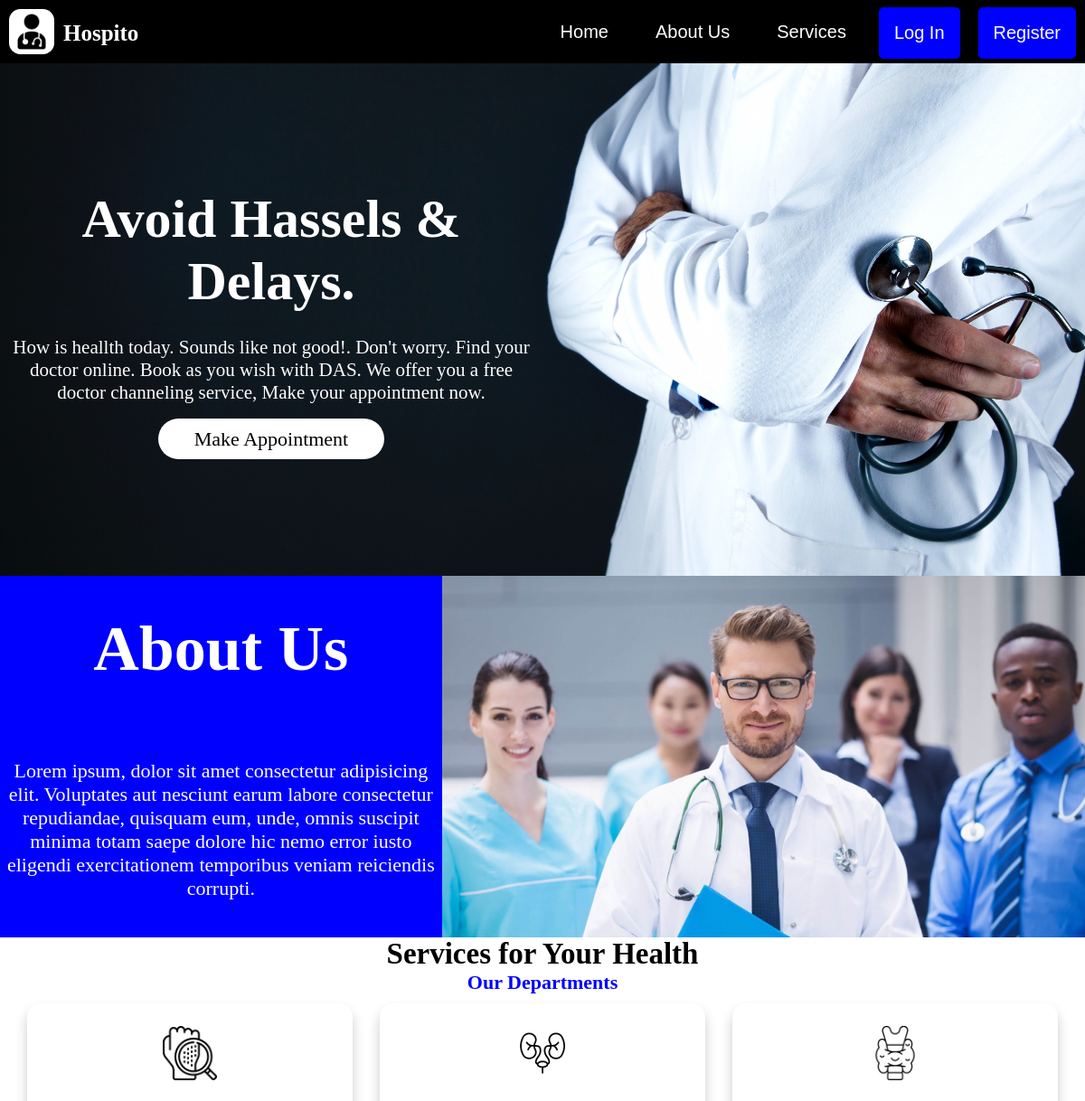
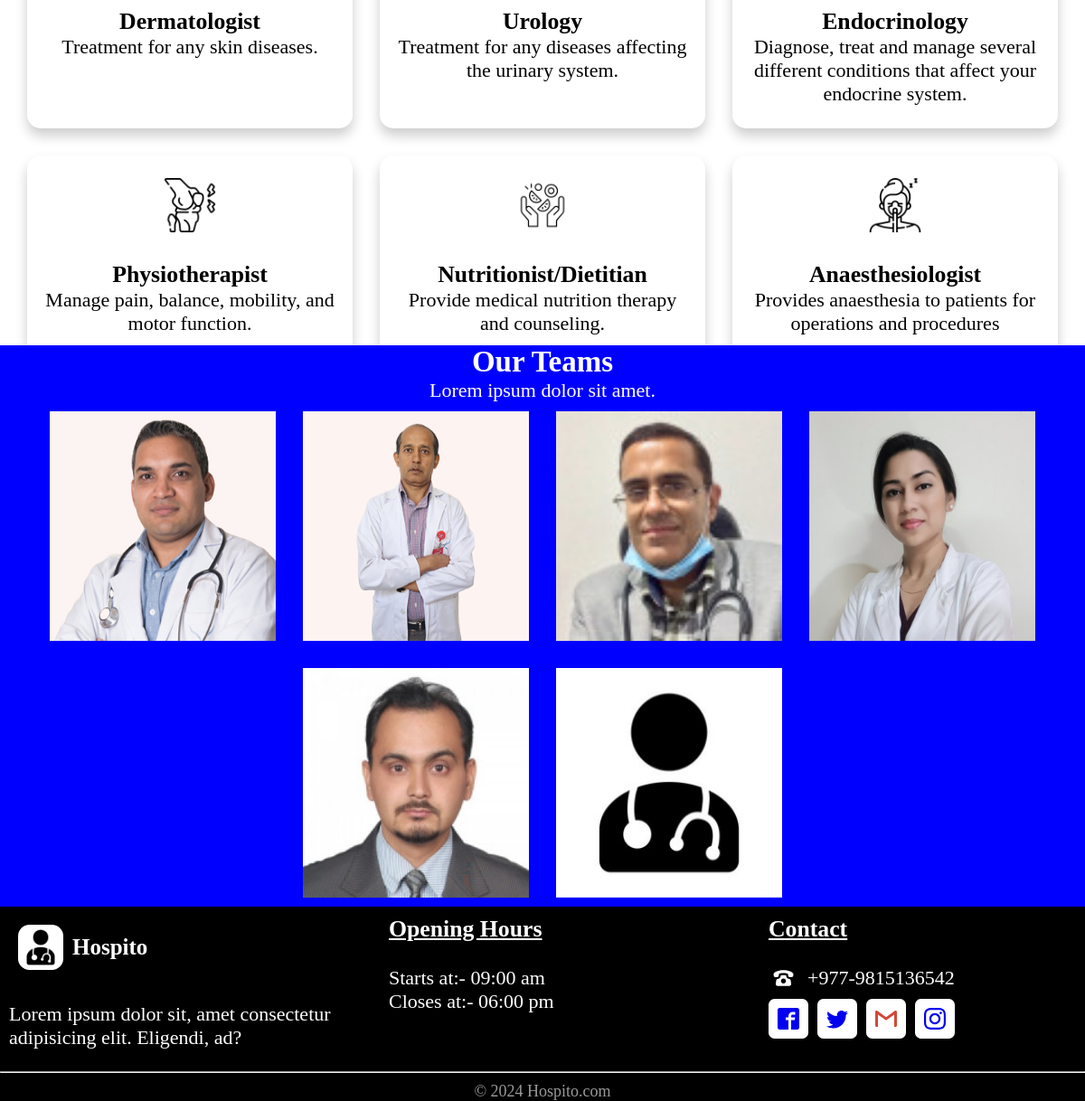
The app's page /home.php with its own data (2 pictures, top to bottom).
### tables this page shows
CREATE TABLE `specialities` (
  `id` int(11) NOT NULL,
  `title` varchar(60) NOT NULL,
  `description` text NOT NULL,
  `image_name` varchar(60) NOT NULL,
  `image_path` varchar(255) NOT NULL,
  `created_at` timestamp NULL DEFAULT current_timestamp()
);

CREATE TABLE `doctor` (
  `id` int(11) NOT NULL,
  `fname` varchar(60) NOT NULL,
  `latitude` decimal(10,8) NOT NULL,
  `longitude` decimal(11,8) NOT NULL,
  `email` varchar(60) NOT NULL,
  `password` varchar(60) NOT NULL,
  `phone` varchar(60) NOT NULL,
  `address` varchar(255) NOT NULL,
  `image_name` varchar(255) NOT NULL,
  `image_path` varchar(255) NOT NULL,
  `sid` int(11) DEFAULT NULL,
  `created_at` timestamp NULL DEFAULT current_timestamp()
);

### home.php (the view, shortened to what this page needs)
<?php
    include "connection.php";
?>
<!DOCTYPE html>
<html lang="en">
<head>
    <link rel="stylesheet" href="assets/style.css">
</head>
<body>
    <header class="header">
        <div class="logo">
            <img src="assets/img/doctorslogo.jpg">
            <h1>Hospito</h1>
        </div>
        <nav class="main-nav">
            <ul>
                <li><a href="#home" id="Home">Home</a></li>
                <li><a href="#about-us">About Us</a></li>
                <li><a href="#services">Services</a></li>
                <li><a href="login.php">Log In</a></li>
                <li><a href="create-account.php">Register</a></li>
            </ul>
        </nav>
    </header>
    <section class="entry-block">
        <div class="entry-block__description hasbg bgfull-fixed" style="background-image: url('assets/img/doctorgrd.jpg');">
            <div class="text-box">
                <h2 class="titlestyle1">Avoid Hassels & Delays.</h2> <br>
                <p>How is heallth today. Sounds like  not good!. Don't worry. Find your doctor online. Book as you wish with DAS.  We offer you a free doctor channeling service, Make your appointment now.</p><br>
                <a href="patient/form.php" class="button">Make Appointment</a>
            </div>
        </div>
    </section>
    <section id="about-us">
        <div class="description">
            <h1>About Us</h1>
            <p>Lorem ipsum, dolor sit amet consectetur adipisicing elit. Voluptates aut nesciunt earum labore consectetur repudiandae, quisquam eum, unde, omnis suscipit minima totam saepe dolore hic nemo error iusto eligendi exercitationem temporibus veniam reiciendis corrupti.</p>
        </div>
        <img src="assets/img/bg01.jpg" alt="aboutus">
    </section>
    <section id="services">
        <div class="description">
            <h2>Services for Your Health</h2>
            <h4 style="color: blue;">Our Departments</h4>
        </div>
        <div class="service-card">
            <?php
                $sql = "SELECT * FROM specialities";
                $result = $conn->query($sql);
                while ($row = mysqli_fetch_assoc($result)) {
                    $image_path = $row['image_path'];
                    $image_name = $row['image_name'];
                    $title = $row['title'];
                    $description = $row['description'];
            ?>
            <div class="service-card-inner">
                <img src="admin/<?php echo $image_path ?>" alt="<?php echo $image_name ?>"><br><br>
                <h3><?php echo "$title"; ?></h3>
                <p><?php echo "$description"; ?></p>
            </div>
            <?php
                }
            ?>
        </div>
    </section>
    <section class="team">
        <h2>Our Teams</h2>
        <p>Lorem ipsum dolor sit amet.</p>
        <div class="flip-container">
            <?php
                $dosql = "SELECT * FROM doctor";
                $doresult = $conn->query($dosql);
                while ($row = mysqli_fetch_assoc($doresult)) {
                    $image_path = $row['image_path'];
                    $image_name = $row['image_name'];
                    $fname = $row['fname'];
                    $address = $row['address'];
            ?>
            <div class="flip-card">
                <div class="flip-card-inner">
                    <div class="flip-card-front">
                        <img src="admin/<?php echo $image_path ?>" alt="<?php echo $image_name ?>">
                    </div>
                    <div class="flip-card-back">
                        <p class="title"><?php echo "$fname"; ?></p>
                        <p><?php
                        ?></p>
                        <p><?php echo "$address"; ?></p>
                    </div>
                </div>
            </div>
            <?php
                }
            ?>
        </div>
    </section>
    <footer>
        <div class="grid-box">
            <div class="box1">
                <div class="logo">
                    <img src="assets/img/doctorslogo.jpg">
                    <h1>Hospito</h1>
                </div> <br>
                <p>Lorem ipsum dolor sit, amet consectetur adipisicing elit. Eligendi, ad?</p>
            </div>
            <div class="box2">
                <h3><u>Opening Hours</u></h3> <br>
                <p>Starts at:- 09:00 am</p>
                <p>Closes at:- 06:00 pm</p>
            </div>
            <div class="box3">
                <h3><u>Contact</u></h3> <br>
                <a href="tel:+977-9815136542" style="color:#fff;"><svg class="icon icon-old-phone" style="background-color: black;"><use xlink:href="#icon-old-phone"></use></svg>+977-9815136542</a>
                <div class="social-media">
                    <ul>
                        <li><a href="facebook.com" class="Facebook">
                            <svg class="icon icon-facebook2"><use xlink:href="#icon-facebook2"></use></svg>
                        </a></li>
                        <li><a href="twitter.com" class="twitter">
                            <svg class="icon icon-twitter"><use xlink:href="#icon-twitter"></use></svg>
                        </a></li>
                        <li><a href="gmail.com" class="gmail">
                            <svg class="icon icon-gmail"><use xlink:href="#icon-gmail"></use></svg>
                        </a></li>
                        <li><a href="instagram.com" class="Instagram">
                            <svg class="icon icon-instagram"><use xlink:href="#icon-instagram"></use></svg>
                        </a></li>
                    </ul>
                </div><br>
            </div>
        </div>
        <hr>
        <div class="footer-cr">
            <p>&copy 2024 Hospito.com</p>
        </div>
    </footer>
</body>
</html>

### records on screen
specialities: image_path+image_name (picture), title "Dermatologist", description "Treatment for any skin diseases."
specialities: image_path+image_name (picture), title "Urology", description "Treatment for any diseases affecting the urinary system."
specialities: image_path+image_name (picture), title "Endocrinology", description "Diagnose, treat and manage several different conditions that affect your endocrine system."
specialities: image_path+image_name (picture), title "Physiotherapist", description "Manage pain, balance, mobility, and motor function."
specialities: image_path+image_name (picture), title "Nutritionist/Dietitian", description "Provide medical nutrition therapy and counseling."
specialities: image_path+image_name (picture), title "Anaesthesiologist", description "Provides anaesthesia to patients for operations and procedures"
doctor: image_path+image_name (picture)
doctor: image_path+image_name (picture)
doctor: image_path+image_name (picture)
doctor: image_path+image_name (picture)
doctor: image_path+image_name (picture)
doctor: image_path+image_name (picture)
